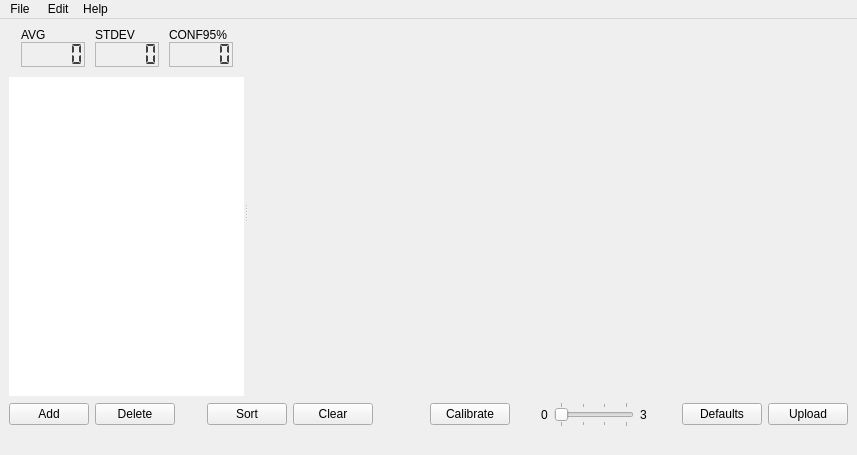
<?xml version="1.0" encoding="UTF-8"?>
<ui version="4.0">
 <class>MainWindow</class>
 <widget class="QMainWindow" name="MainWindow">
  <property name="geometry">
   <rect>
    <x>0</x>
    <y>0</y>
    <width>857</width>
    <height>455</height>
   </rect>
  </property>
  <property name="windowTitle">
   <string>Tonino</string>
  </property>
  <widget class="QWidget" name="centralwidget">
   <layout class="QVBoxLayout" name="verticalLayout_4">
    <item>
     <widget class="QSplitter" name="splitter">
      <property name="orientation">
       <enum>Qt::Horizontal</enum>
      </property>
      <widget class="QWidget" name="layoutWidget">
       <layout class="QVBoxLayout" name="verticalLayout">
        <property name="spacing">
         <number>0</number>
        </property>
        <property name="sizeConstraint">
         <enum>QLayout::SetDefaultConstraint</enum>
        </property>
        <property name="topMargin">
         <number>0</number>
        </property>
        <property name="rightMargin">
         <number>0</number>
        </property>
        <item>
         <layout class="QHBoxLayout" name="horizontalLayout">
          <property name="spacing">
           <number>0</number>
          </property>
          <property name="sizeConstraint">
           <enum>QLayout::SetMinimumSize</enum>
          </property>
          <property name="topMargin">
           <number>0</number>
          </property>
          <property name="bottomMargin">
           <number>10</number>
          </property>
          <item>
           <spacer name="horizontalSpacer_6">
            <property name="orientation">
             <enum>Qt::Horizontal</enum>
            </property>
            <property name="sizeHint" stdset="0">
             <size>
              <width>0</width>
              <height>0</height>
             </size>
            </property>
           </spacer>
          </item>
          <item>
           <layout class="QVBoxLayout" name="verticalLayout_2">
            <property name="spacing">
             <number>0</number>
            </property>
            <property name="leftMargin">
             <number>5</number>
            </property>
            <property name="topMargin">
             <number>0</number>
            </property>
            <property name="rightMargin">
             <number>5</number>
            </property>
            <item alignment="Qt::AlignLeft|Qt::AlignVCenter">
             <widget class="QLabel" name="label_2">
              <property name="sizePolicy">
               <sizepolicy hsizetype="Preferred" vsizetype="Fixed">
                <horstretch>0</horstretch>
                <verstretch>0</verstretch>
               </sizepolicy>
              </property>
              <property name="font">
               <font>
                <pointsize>9</pointsize>
               </font>
              </property>
              <property name="autoFillBackground">
               <bool>false</bool>
              </property>
              <property name="frameShape">
               <enum>QFrame::NoFrame</enum>
              </property>
              <property name="text">
               <string>AVG</string>
              </property>
             </widget>
            </item>
            <item>
             <widget class="QLCDNumber" name="LCDavg">
              <property name="sizePolicy">
               <sizepolicy hsizetype="Minimum" vsizetype="Fixed">
                <horstretch>0</horstretch>
                <verstretch>0</verstretch>
               </sizepolicy>
              </property>
              <property name="minimumSize">
               <size>
                <width>0</width>
                <height>25</height>
               </size>
              </property>
              <property name="palette">
               <palette>
                <active>
                 <colorrole role="WindowText">
                  <brush brushstyle="SolidPattern">
                   <color alpha="255">
                    <red>64</red>
                    <green>64</green>
                    <blue>64</blue>
                   </color>
                  </brush>
                 </colorrole>
                </active>
                <inactive>
                 <colorrole role="WindowText">
                  <brush brushstyle="SolidPattern">
                   <color alpha="255">
                    <red>64</red>
                    <green>64</green>
                    <blue>64</blue>
                   </color>
                  </brush>
                 </colorrole>
                </inactive>
                <disabled>
                 <colorrole role="WindowText">
                  <brush brushstyle="SolidPattern">
                   <color alpha="255">
                    <red>69</red>
                    <green>69</green>
                    <blue>69</blue>
                   </color>
                  </brush>
                 </colorrole>
                </disabled>
               </palette>
              </property>
              <property name="frameShape">
               <enum>QFrame::StyledPanel</enum>
              </property>
              <property name="frameShadow">
               <enum>QFrame::Plain</enum>
              </property>
              <property name="segmentStyle">
               <enum>QLCDNumber::Flat</enum>
              </property>
             </widget>
            </item>
           </layout>
          </item>
          <item>
           <layout class="QVBoxLayout" name="verticalLayout_3">
            <property name="spacing">
             <number>0</number>
            </property>
            <property name="leftMargin">
             <number>5</number>
            </property>
            <property name="rightMargin">
             <number>5</number>
            </property>
            <item alignment="Qt::AlignLeft|Qt::AlignVCenter">
             <widget class="QLabel" name="label_4">
              <property name="sizePolicy">
               <sizepolicy hsizetype="Preferred" vsizetype="Fixed">
                <horstretch>0</horstretch>
                <verstretch>0</verstretch>
               </sizepolicy>
              </property>
              <property name="font">
               <font>
                <pointsize>9</pointsize>
               </font>
              </property>
              <property name="text">
               <string>STDEV</string>
              </property>
             </widget>
            </item>
            <item>
             <widget class="QLCDNumber" name="LCDstdev">
              <property name="sizePolicy">
               <sizepolicy hsizetype="Minimum" vsizetype="Fixed">
                <horstretch>0</horstretch>
                <verstretch>0</verstretch>
               </sizepolicy>
              </property>
              <property name="minimumSize">
               <size>
                <width>0</width>
                <height>25</height>
               </size>
              </property>
              <property name="palette">
               <palette>
                <active>
                 <colorrole role="WindowText">
                  <brush brushstyle="SolidPattern">
                   <color alpha="255">
                    <red>64</red>
                    <green>64</green>
                    <blue>64</blue>
                   </color>
                  </brush>
                 </colorrole>
                </active>
                <inactive>
                 <colorrole role="WindowText">
                  <brush brushstyle="SolidPattern">
                   <color alpha="255">
                    <red>64</red>
                    <green>64</green>
                    <blue>64</blue>
                   </color>
                  </brush>
                 </colorrole>
                </inactive>
                <disabled>
                 <colorrole role="WindowText">
                  <brush brushstyle="SolidPattern">
                   <color alpha="255">
                    <red>69</red>
                    <green>69</green>
                    <blue>69</blue>
                   </color>
                  </brush>
                 </colorrole>
                </disabled>
               </palette>
              </property>
              <property name="frameShape">
               <enum>QFrame::StyledPanel</enum>
              </property>
              <property name="frameShadow">
               <enum>QFrame::Plain</enum>
              </property>
              <property name="segmentStyle">
               <enum>QLCDNumber::Flat</enum>
              </property>
             </widget>
            </item>
           </layout>
          </item>
          <item>
           <layout class="QVBoxLayout" name="verticalLayout_5">
            <property name="spacing">
             <number>0</number>
            </property>
            <property name="leftMargin">
             <number>5</number>
            </property>
            <property name="rightMargin">
             <number>5</number>
            </property>
            <item alignment="Qt::AlignLeft|Qt::AlignVCenter">
             <widget class="QLabel" name="label_5">
              <property name="sizePolicy">
               <sizepolicy hsizetype="Preferred" vsizetype="Fixed">
                <horstretch>0</horstretch>
                <verstretch>0</verstretch>
               </sizepolicy>
              </property>
              <property name="font">
               <font>
                <pointsize>9</pointsize>
               </font>
              </property>
              <property name="text">
               <string>CONF95%</string>
              </property>
             </widget>
            </item>
            <item>
             <widget class="QLCDNumber" name="LCDconf">
              <property name="sizePolicy">
               <sizepolicy hsizetype="Minimum" vsizetype="Fixed">
                <horstretch>0</horstretch>
                <verstretch>0</verstretch>
               </sizepolicy>
              </property>
              <property name="minimumSize">
               <size>
                <width>0</width>
                <height>25</height>
               </size>
              </property>
              <property name="palette">
               <palette>
                <active>
                 <colorrole role="WindowText">
                  <brush brushstyle="SolidPattern">
                   <color alpha="255">
                    <red>64</red>
                    <green>64</green>
                    <blue>64</blue>
                   </color>
                  </brush>
                 </colorrole>
                </active>
                <inactive>
                 <colorrole role="WindowText">
                  <brush brushstyle="SolidPattern">
                   <color alpha="255">
                    <red>64</red>
                    <green>64</green>
                    <blue>64</blue>
                   </color>
                  </brush>
                 </colorrole>
                </inactive>
                <disabled>
                 <colorrole role="WindowText">
                  <brush brushstyle="SolidPattern">
                   <color alpha="255">
                    <red>69</red>
                    <green>69</green>
                    <blue>69</blue>
                   </color>
                  </brush>
                 </colorrole>
                </disabled>
               </palette>
              </property>
              <property name="frameShape">
               <enum>QFrame::StyledPanel</enum>
              </property>
              <property name="frameShadow">
               <enum>QFrame::Plain</enum>
              </property>
              <property name="lineWidth">
               <number>1</number>
              </property>
              <property name="smallDecimalPoint">
               <bool>false</bool>
              </property>
              <property name="mode">
               <enum>QLCDNumber::Bin</enum>
              </property>
              <property name="segmentStyle">
               <enum>QLCDNumber::Flat</enum>
              </property>
             </widget>
            </item>
           </layout>
          </item>
          <item>
           <spacer name="horizontalSpacer_7">
            <property name="orientation">
             <enum>Qt::Horizontal</enum>
            </property>
            <property name="sizeHint" stdset="0">
             <size>
              <width>0</width>
              <height>0</height>
             </size>
            </property>
           </spacer>
          </item>
         </layout>
        </item>
        <item>
         <widget class="QTableView" name="tableView">
          <property name="sizePolicy">
           <sizepolicy hsizetype="Expanding" vsizetype="Expanding">
            <horstretch>1</horstretch>
            <verstretch>0</verstretch>
           </sizepolicy>
          </property>
          <property name="minimumSize">
           <size>
            <width>100</width>
            <height>0</height>
           </size>
          </property>
          <property name="maximumSize">
           <size>
            <width>16777215</width>
            <height>16777215</height>
           </size>
          </property>
          <property name="autoFillBackground">
           <bool>true</bool>
          </property>
          <property name="frameShape">
           <enum>QFrame::NoFrame</enum>
          </property>
          <property name="frameShadow">
           <enum>QFrame::Plain</enum>
          </property>
          <property name="tabKeyNavigation">
           <bool>false</bool>
          </property>
          <property name="alternatingRowColors">
           <bool>false</bool>
          </property>
          <property name="selectionBehavior">
           <enum>QAbstractItemView::SelectRows</enum>
          </property>
          <property name="sortingEnabled">
           <bool>true</bool>
          </property>
          <property name="wordWrap">
           <bool>false</bool>
          </property>
          <property name="cornerButtonEnabled">
           <bool>false</bool>
          </property>
          <attribute name="horizontalHeaderHighlightSections">
           <bool>false</bool>
          </attribute>
          <attribute name="horizontalHeaderShowSortIndicator" stdset="0">
           <bool>true</bool>
          </attribute>
          <attribute name="horizontalHeaderStretchLastSection">
           <bool>true</bool>
          </attribute>
          <attribute name="verticalHeaderVisible">
           <bool>false</bool>
          </attribute>
          <attribute name="verticalHeaderHighlightSections">
           <bool>false</bool>
          </attribute>
         </widget>
        </item>
       </layout>
      </widget>
      <widget class="mplwidget" name="widget" native="true">
       <property name="sizePolicy">
        <sizepolicy hsizetype="Preferred" vsizetype="Preferred">
         <horstretch>1</horstretch>
         <verstretch>0</verstretch>
        </sizepolicy>
       </property>
       <property name="minimumSize">
        <size>
         <width>600</width>
         <height>300</height>
        </size>
       </property>
      </widget>
     </widget>
    </item>
    <item>
     <layout class="QHBoxLayout" name="horizontalLayout_2" stretch="0,0,0,0,0,0,0,0,0,0,0,0,0">
      <property name="spacing">
       <number>-1</number>
      </property>
      <property name="sizeConstraint">
       <enum>QLayout::SetDefaultConstraint</enum>
      </property>
      <property name="leftMargin">
       <number>0</number>
      </property>
      <property name="topMargin">
       <number>0</number>
      </property>
      <property name="bottomMargin">
       <number>0</number>
      </property>
      <item>
       <widget class="QPushButton" name="pushButtonAdd">
        <property name="text">
         <string>Add</string>
        </property>
       </widget>
      </item>
      <item>
       <widget class="QPushButton" name="pushButtonDelete">
        <property name="text">
         <string>Delete</string>
        </property>
       </widget>
      </item>
      <item>
       <spacer name="horizontalSpacer_2">
        <property name="orientation">
         <enum>Qt::Horizontal</enum>
        </property>
        <property name="sizeHint" stdset="0">
         <size>
          <width>40</width>
          <height>20</height>
         </size>
        </property>
       </spacer>
      </item>
      <item>
       <widget class="QPushButton" name="pushButtonSort">
        <property name="text">
         <string>Sort</string>
        </property>
       </widget>
      </item>
      <item>
       <widget class="QPushButton" name="pushButtonClear">
        <property name="text">
         <string>Clear</string>
        </property>
       </widget>
      </item>
      <item>
       <spacer name="horizontalSpacer_4">
        <property name="orientation">
         <enum>Qt::Horizontal</enum>
        </property>
        <property name="sizeHint" stdset="0">
         <size>
          <width>40</width>
          <height>20</height>
         </size>
        </property>
       </spacer>
      </item>
      <item>
       <spacer name="horizontalSpacer_5">
        <property name="orientation">
         <enum>Qt::Horizontal</enum>
        </property>
        <property name="sizeHint" stdset="0">
         <size>
          <width>40</width>
          <height>20</height>
         </size>
        </property>
       </spacer>
      </item>
      <item>
       <widget class="QPushButton" name="pushButtonCalib">
        <property name="text">
         <string>Calibrate</string>
        </property>
       </widget>
      </item>
      <item>
       <spacer name="horizontalSpacer">
        <property name="orientation">
         <enum>Qt::Horizontal</enum>
        </property>
        <property name="sizeHint" stdset="0">
         <size>
          <width>40</width>
          <height>20</height>
         </size>
        </property>
       </spacer>
      </item>
      <item>
       <layout class="QHBoxLayout" name="horizontalLayout_5">
        <property name="sizeConstraint">
         <enum>QLayout::SetDefaultConstraint</enum>
        </property>
        <item>
         <widget class="QLabel" name="label_3">
          <property name="text">
           <string>0</string>
          </property>
         </widget>
        </item>
        <item>
         <widget class="QSlider" name="degreeSlider">
          <property name="sizePolicy">
           <sizepolicy hsizetype="Minimum" vsizetype="Fixed">
            <horstretch>0</horstretch>
            <verstretch>0</verstretch>
           </sizepolicy>
          </property>
          <property name="minimumSize">
           <size>
            <width>80</width>
            <height>0</height>
           </size>
          </property>
          <property name="maximumSize">
           <size>
            <width>150</width>
            <height>16777215</height>
           </size>
          </property>
          <property name="minimum">
           <number>0</number>
          </property>
          <property name="maximum">
           <number>3</number>
          </property>
          <property name="pageStep">
           <number>1</number>
          </property>
          <property name="tracking">
           <bool>false</bool>
          </property>
          <property name="orientation">
           <enum>Qt::Horizontal</enum>
          </property>
          <property name="tickPosition">
           <enum>QSlider::TicksBothSides</enum>
          </property>
          <property name="tickInterval">
           <number>1</number>
          </property>
         </widget>
        </item>
        <item>
         <widget class="QLabel" name="label">
          <property name="minimumSize">
           <size>
            <width>0</width>
            <height>0</height>
           </size>
          </property>
          <property name="text">
           <string>3 </string>
          </property>
         </widget>
        </item>
       </layout>
      </item>
      <item>
       <spacer name="horizontalSpacer_3">
        <property name="orientation">
         <enum>Qt::Horizontal</enum>
        </property>
        <property name="sizeHint" stdset="0">
         <size>
          <width>40</width>
          <height>20</height>
         </size>
        </property>
       </spacer>
      </item>
      <item>
       <widget class="QPushButton" name="pushButtonDefaults">
        <property name="text">
         <string>Defaults</string>
        </property>
       </widget>
      </item>
      <item>
       <widget class="QPushButton" name="pushButtonUpload">
        <property name="text">
         <string>Upload</string>
        </property>
       </widget>
      </item>
     </layout>
    </item>
   </layout>
  </widget>
  <widget class="QStatusBar" name="status">
   <property name="sizeGripEnabled">
    <bool>false</bool>
   </property>
  </widget>
  <widget class="QMenuBar" name="menuBar">
   <property name="geometry">
    <rect>
     <x>0</x>
     <y>0</y>
     <width>857</width>
     <height>24</height>
    </rect>
   </property>
   <widget class="QMenu" name="menuFile">
    <property name="title">
     <string>File</string>
    </property>
    <widget class="QMenu" name="menuOpen_Recent">
     <property name="title">
      <string>Open Recent</string>
     </property>
    </widget>
    <widget class="QMenu" name="menuOpen_ApplyRecent">
     <property name="title">
      <string>Apply Recent</string>
     </property>
    </widget>
    <action name="actionQuit">
     <property name="text">
      <string>Quit</string>
     </property>
     <property name="shortcut">
      <string>Ctrl+Q</string>
     </property>
    </action>
    <addaction name="actionOpen"/>
    <addaction name="menuOpen_Recent"/>
    <addaction name="separator"/>
    <addaction name="actionSave"/>
    <addaction name="actionSave_As"/>
    <addaction name="separator"/>
    <addaction name="actionApply"/>
    <addaction name="menuOpen_ApplyRecent"/>
    <addaction name="separator"/>
    <addaction name="actionQuit"/>
   </widget>
   <widget class="QMenu" name="menuHelp">
    <property name="title">
     <string>Help</string>
    </property>
    <addaction name="actionHelp"/>
    <addaction name="actionSettings"/>
    <addaction name="actionAbout"/>
    <addaction name="actionAboutQt"/>
   </widget>
   <widget class="QMenu" name="menuEdit">
    <property name="title">
     <string> Edit</string>
    </property>
    <addaction name="actionCut"/>
    <addaction name="actionCopy"/>
    <addaction name="actionPaste"/>
   </widget>
   <addaction name="menuFile"/>
   <addaction name="menuEdit"/>
   <addaction name="menuHelp"/>
  </widget>
  <action name="actionOpen">
   <property name="text">
    <string>Open...</string>
   </property>
   <property name="shortcut">
    <string>Ctrl+O</string>
   </property>
  </action>
  <action name="actionSave">
   <property name="text">
    <string>Save</string>
   </property>
   <property name="shortcut">
    <string>Ctrl+S</string>
   </property>
  </action>
  <action name="actionSave_As">
   <property name="text">
    <string>Save As...</string>
   </property>
   <property name="shortcut">
    <string>Ctrl+Shift+S</string>
   </property>
  </action>
  <action name="actionHelp">
   <property name="text">
    <string>Help</string>
   </property>
   <property name="shortcut">
    <string>Ctrl+?</string>
   </property>
  </action>
  <action name="actionAbout">
   <property name="text">
    <string>About</string>
   </property>
   <property name="menuRole">
    <enum>QAction::AboutRole</enum>
   </property>
  </action>
  <action name="actionAboutQt">
   <property name="text">
    <string>About Qt</string>
   </property>
   <property name="menuRole">
    <enum>QAction::AboutQtRole</enum>
   </property>
  </action>
  <action name="actionSettings">
   <property name="text">
    <string>Settings</string>
   </property>
   <property name="menuRole">
    <enum>QAction::PreferencesRole</enum>
   </property>
  </action>
  <action name="actionCut">
   <property name="text">
    <string>Cut</string>
   </property>
   <property name="shortcut">
    <string>Ctrl+X</string>
   </property>
  </action>
  <action name="actionCopy">
   <property name="text">
    <string>Copy</string>
   </property>
   <property name="shortcut">
    <string>Ctrl+C</string>
   </property>
  </action>
  <action name="actionPaste">
   <property name="text">
    <string>Paste</string>
   </property>
   <property name="shortcut">
    <string>Ctrl+V</string>
   </property>
  </action>
  <action name="actionApply">
   <property name="text">
    <string>Apply...</string>
   </property>
  </action>
 </widget>
 <customwidgets>
  <customwidget>
   <class>mplwidget</class>
   <extends>QWidget</extends>
   <header>uic.mplwidget.h</header>
   <container>1</container>
  </customwidget>
 </customwidgets>
 <resources/>
 <connections/>
</ui>
